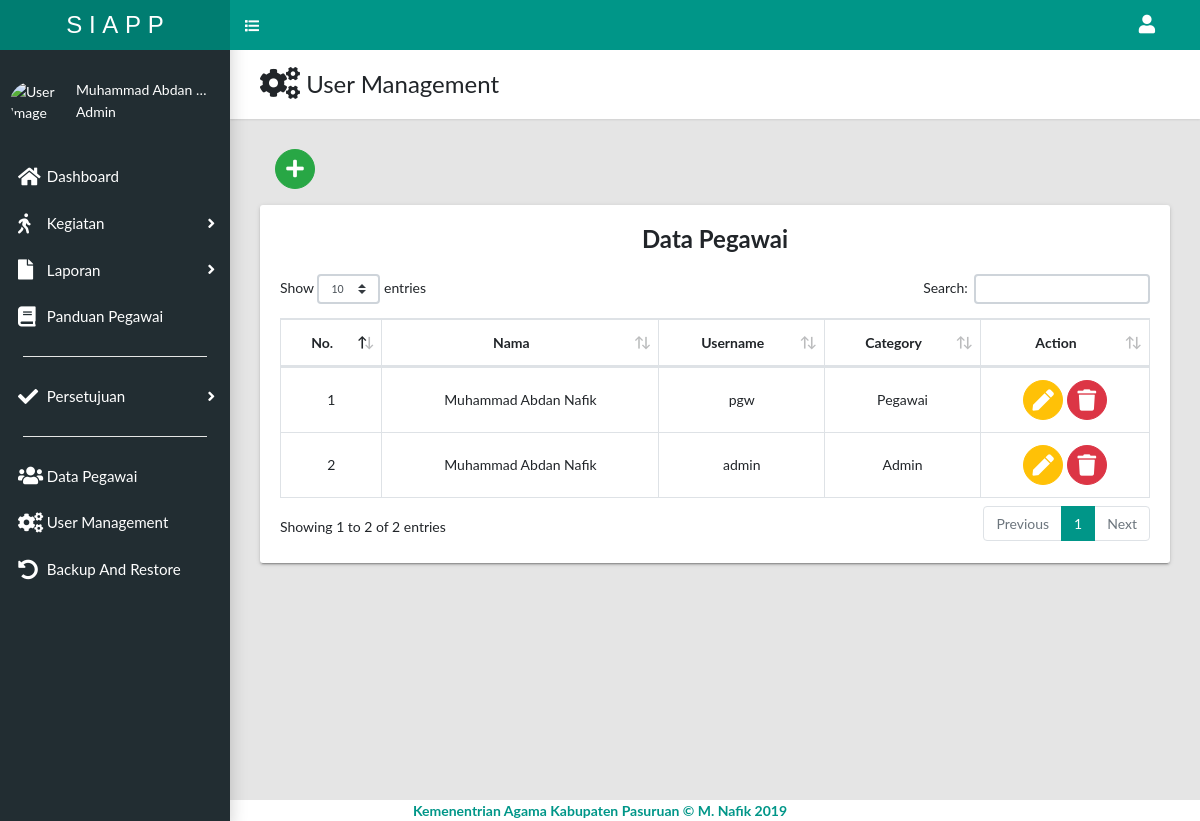
Screenshot of /app/admin/usermanage.php (signed in) with the database file from the repository.
### tables this page shows
CREATE TABLE `m_user` (
  `id_user` int(11) NOT NULL,
  `id_pgw` varchar(255) NOT NULL,
  `nama_user` varchar(255) NOT NULL,
  `username` varchar(255) NOT NULL,
  `password` text NOT NULL,
  `category` varchar(255) NOT NULL
);

### app/admin/dataTable/usermanage.php (the view, shortened to what this page needs)
<div class="panel panel-default" id="panelForm2">
  <div class="tile">
    <h3 class="tile-title text-center">Data Pegawai</h3>
    <div class="tile-body">
      <div class="table-responsive">
        <table border="0" cellspacing="0" class="table table-hover table-bordered" id="dataTable" width="100%">
          <thead>
            <tr>
              <th>No.</th>
              <th>Nama</th>
              <th>Username</th>
              <th>Category</th>
              <th>Action</th>
            </tr>
          </thead>
          <tbody>
            <?php
              $qry   = mysqli_query($conn, "SELECT * FROM m_user ORDER BY id_user DESC");
              $check = mysqli_num_rows($qry);
              $no    = 1;
              if ($check > 0) {
                while ($data = mysqli_fetch_array($qry)) {
                  $nama_user       = $data['nama_user'];
                  $username       = $data['username'];
                  $category       = $data['category'];
                  ?>
            <tr id="row<?php echo $no; ?>">
              <td><?php echo $no; ?></td>
              <td><?php echo $nama_user; ?></td>
              <td><?php echo $username; ?></td>
              <td><?php echo $category; ?></td>
              <td>
                <button class="btn btn-warning btn-circle" title="Edit" onclick="editData('<?php echo $data['id_item'];?>')"><i class="fas fa-pen fa-lg"></i></button>
                <button class="btn btn-danger btn-circle" title="Delete"onclick="delData('<?php echo $data['id_item']; ?>','<?php echo $no;?>')"><i class="fas fa-trash fa-lg"></i></button>
              </td>
            </tr>
            <?php
                  $no++;
                }
              }
              ?>
          </tbody>
        </table>
      </div>
    </div>
  </div>
</div>

### rows the page displays
m_user: nama_user "Muhammad Abdan Nafik", username "pgw", category "Pegawai"
m_user: nama_user "Muhammad Abdan Nafik", username "admin", category "Admin"

### other values shown
$_SESSION['nama_user'] "Muhammad Abdan…"
$_SESSION['category'] "Admin"
